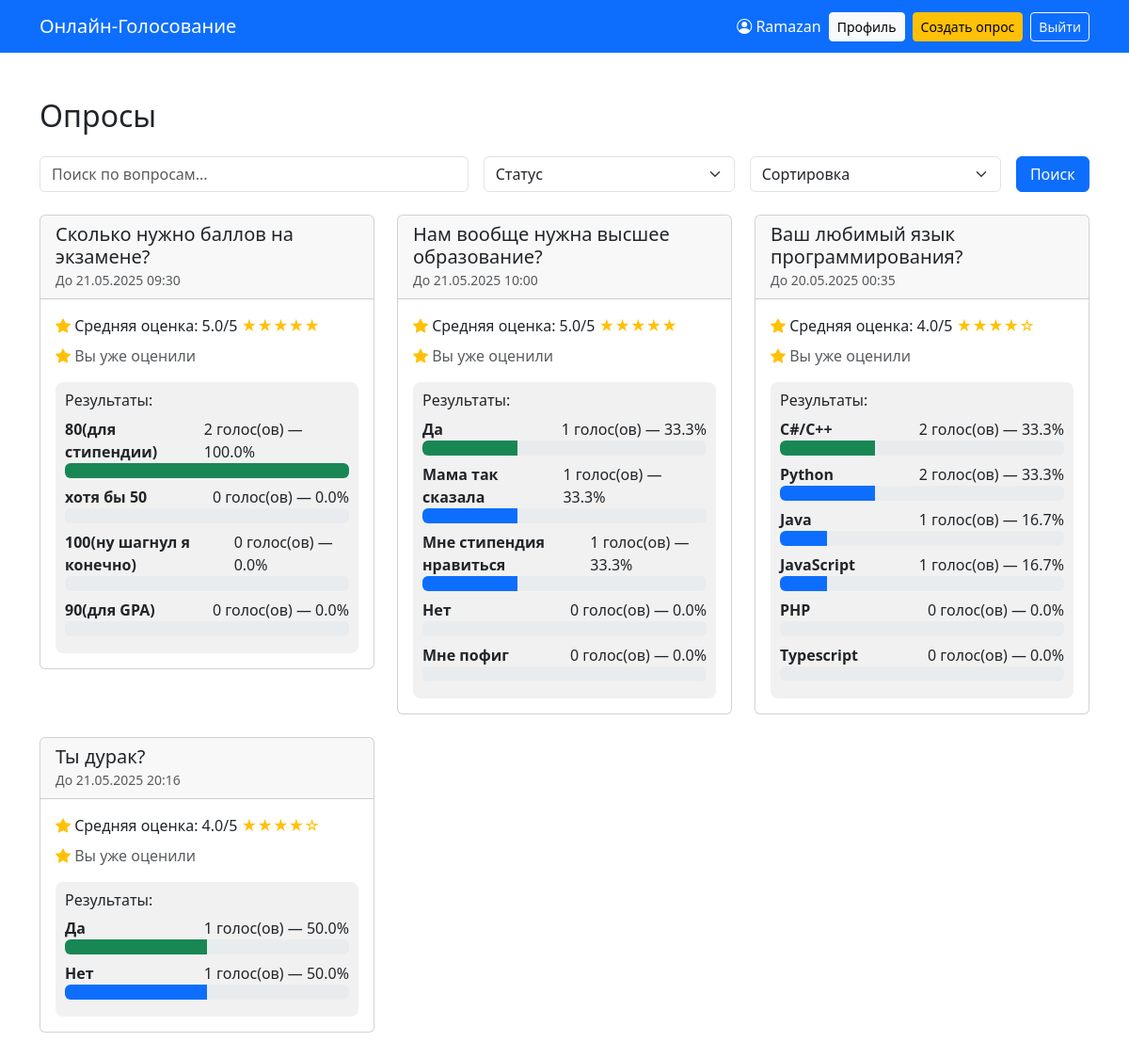
The app's page / (signed in) with its own data.
### polls/models.py (models this page shows, shortened)
class Poll(models.Model):
    question = models.CharField("Вопрос", max_length=255)
    pub_date = models.DateTimeField("Дата публикации", auto_now_add=True)
    end_date = models.DateTimeField("Дата окончания")
    allow_multiple_choices = models.BooleanField("Разрешить множественный выбор", default=False)
    author = models.ForeignKey(User, on_delete=models.CASCADE, verbose_name="Автор")
    image = models.ImageField(
        "Изображение опроса",
        upload_to='poll_images/',
        blank=True,
        null=True,
        validators=[validate_image_size, validate_image_extension]
    )
    class Meta:
        verbose_name = "Опрос"
        verbose_name_plural = "Опросы"
        ordering = ['-pub_date']
    def is_active(self):
        return self.end_date >= timezone.now()
    is_active.boolean = True
    def average_rating(self):
        ratings = self.ratings.all()
        if ratings:
            return round(sum(r.rating_value for r in ratings) / ratings.count(), 1)
        return None

class Rating(models.Model):
    poll = models.ForeignKey(Poll, related_name='ratings', on_delete=models.CASCADE)
    user_name = models.CharField("Имя пользователя", max_length=100, default="anonymous")
    rating_value = models.IntegerField("Оценка", default=0)
    comment = models.TextField("Комментарий", null=True, blank=True)
    created_at = models.DateTimeField("Дата оценки", auto_now_add=True)
    class Meta:
        verbose_name = "Оценка"
        verbose_name_plural = "Оценки"

class Choice(models.Model):
    poll = models.ForeignKey(Poll, related_name='choices', on_delete=models.CASCADE)
    choice_text = models.CharField("Текст варианта", max_length=200)
    class Meta:
        verbose_name = "Вариант ответа"
        verbose_name_plural = "Варианты ответа"

### Online_voting_system/views.py (the view, shortened to what this page needs)
# urls.py: path('', home, name='index'),
@login_required
def home(request):
    query = request.GET.get('q', '')
    poll_status = request.GET.get('status', '')
    sort = request.GET.get('sort')
    polls = Poll.objects.all()
    if query:
        polls = polls.filter(question__icontains=query)
    if poll_status == 'active':
        polls = polls.filter(end_date__gte=timezone.now())
    elif poll_status == 'ended':
        polls = polls.filter(end_date__lt=timezone.now())
    if sort == 'new':
        polls = polls.order_by('-pub_date')
    elif sort == 'old':
        polls = polls.order_by('pub_date')
    elif sort == 'rating':
        polls = sorted(polls, key=lambda p: p.average_rating() or 0, reverse=True)
    voted_poll_ids = Vote.objects.filter(user_name=request.user.username).values_list('poll_id', flat=True)
    rated_poll_ids = Rating.objects.filter(user_name=request.user.username).values_list('poll_id', flat=True)
    poll_results = {}
    for poll in polls:
        votes = poll.votes.all()
        total_votes = votes.count()
        results = []
        for choice in poll.choices.all():
            count = votes.filter(vote_choice=choice).count()
            percent = round((count / total_votes) * 100, 1) if total_votes > 0 else 0
            results.append({
                'text': choice.choice_text,
                'count': count,
                'percent': percent,
            })
        results.sort(key=lambda x: x['count'], reverse=True)
        poll_results[poll.id] = results
    context = {
        'polls': polls,
        'query': query,
        'poll_status': poll_status,
        'sort': sort,
        'voted_poll_ids': list(voted_poll_ids),
        'rated_poll_ids': list(rated_poll_ids),
        'poll_results': poll_results,
    }
    return render(request, 'Online_voting_system/index.html', context)

### polls/templatetags/custom_filters.py (called while the page is built)
@register.filter
def get_item(dictionary, key):
    return dictionary.get(key)

@register.filter
def star_rating(value):
    try:
        value = float(value)
    except:
        return ''
    full_stars = int(value)
    empty_stars = 5 - full_stars
    return '★' * full_stars + '☆' * empty_stars

### templates/Online_voting_system/index.html (shortened to what this page needs)
{% load custom_filters %}
<!DOCTYPE html>
<html lang="ru">
<head>
    <link href="https://cdn.jsdelivr.net/npm/bootstrap@5.3.0/dist/css/bootstrap.min.css" rel="stylesheet">
    <link href="https://cdn.jsdelivr.net/npm/bootstrap-icons@1.10.5/font/bootstrap-icons.css" rel="stylesheet">
</head>
<body>
<nav class="navbar navbar-expand-lg navbar-dark bg-primary">
    <div class="container">
        <a class="navbar-brand" href="{% url 'index' %}">Онлайн-Голосование</a>
        <div class="ms-auto d-flex align-items-center gap-2">
            <span class="text-white"><i class="bi bi-person-circle"></i> {{ user.username }}</span>
            <a href="{% url 'profile' %}" class="btn btn-light btn-sm">Профиль</a>
            <a href="{% url 'create_poll' %}" class="btn btn-warning btn-sm">Создать опрос</a>
            <a href="{% url 'logout' %}" class="btn btn-outline-light btn-sm">Выйти</a>
        </div>
    </div>
</nav>
<div class="container my-5">
    <h2 class="mb-4">Опросы</h2>
    <form method="get" class="row g-3 mb-4">
        <div class="col-md-5">
            <input type="text" name="q" class="form-control" placeholder="Поиск по вопросам..." value="{{ query }}">
        </div>
        <div class="col-md-3">
            <select name="status" class="form-select">
                <option value="">Статус</option>
            </select>
        </div>
        <div class="col-md-3">
            <select name="sort" class="form-select">
                <option value="">Сортировка</option>
            </select>
        </div>
        <div class="col-md-1 d-grid">
            <button class="btn btn-primary" type="submit">Поиск</button>
        </div>
    </form>
    <div class="row">
        {% for poll in polls %}
        <div class="col-12 col-md-6 col-lg-4">
            <div class="card mb-4">
                <div class="card-header">
                    <h5 class="mb-0">{{ poll.question }}</h5>
                    <small class="text-muted">До {{ poll.end_date|date:"d.m.Y H:i" }}</small>
                </div>
                <div class="card-body">
                    {% if poll.average_rating %}
                        <div class="mb-2">
                            <i class="bi bi-star-fill text-warning"></i>
                            Средняя оценка: {{ poll.average_rating }}/5
                            <span class="text-warning">{{ poll.average_rating|star_rating }}</span>
                        </div>
                    {% endif %}
                    {% if poll.id not in rated_poll_ids %}
                        <form method="post" action="{% url 'index' %}" class="d-inline-block mb-3">
                            {% csrf_token %}
                            <input type="hidden" name="poll_id" value="{{ poll.id }}">
                            <div class="d-flex align-items-center gap-2">
                                <select name="rating_value" class="form-select form-select-sm" style="width: auto;">
                                    <option disabled selected>★</option>
                                    {% for i in "12345" %}
                                        <option value="{{ i }}">{{ i }}</option>
                                    {% endfor %}
                                </select>
                                <button type="submit" name="rate_submit" class="btn btn-sm btn-outline-warning">
                                    <i class="bi bi-star"></i> Оценить
                                </button>
                            </div>
                        </form>
                    {% else %}
                        <div class="text-muted mb-3">
                            <i class="bi bi-star-fill text-warning"></i> Вы уже оценили
                        </div>
                    {% endif %}
                    {% if poll.id in voted_poll_ids %}
                        <div class="results-container">
                            <h6>Результаты:</h6>
                            {% with poll_results|get_item:poll.id as results %}
                                {% for result in results %}
                                    <div class="mb-2">
                                        <div class="d-flex justify-content-between">
                                            <span><strong>{{ result.text }}</strong></span>
                                            <span>{{ result.count }} голос(ов) — {{ result.percent }}%</span>
                                        </div>
                                        <div class="progress">
                                            <div class="progress-bar {% if forloop.first %}bg-success{% endif %}"
                                                 role="progressbar"
                                                 style="width: {{ result.percent }}%;"
                                                 aria-valuenow="{{ result.percent }}"
                                                 aria-valuemin="0" aria-valuemax="100">
                                            </div>
                                        </div>
                                    </div>
                                {% endfor %}
                            {% endwith %}
                        </div>
                    {% endif %}
                </div>
            </div>
        </div>
        {% empty %}
            <div class="alert alert-info">Опросов пока нет.</div>
        {% endfor %}
    </div>
</div>
</body>
</html>

### templates/Online_voting_system/index.html (style rules this page uses)
.results-container { background-color: #f1f1f1; padding: 10px; border-radius: 8px; margin-top: 15px; }

### records on screen
Poll: question "Сколько нужно баллов на экзамене?", end_date "21.05.2025 09:30", average_rating "5.0", average_rating|star_rating "★★★★★", shows "Вы уже оценили", count "2" "0" "0" "0", percent "100.0" "0.0" "0.0" "0.0"
Choice: text "80(для стипендии)"
Choice: text "хотя бы 50"
Choice: text "100(ну шагнул я конечно)"
Choice: text "90(для GPA)"
Poll: question "Нам вообще нужна высшее образование?", end_date "21.05.2025 10:00", average_rating "5.0", average_rating|star_rating "★★★★★", shows "Вы уже оценили", count "1" "1" "1" "0" "0", percent "33.3" "33.3" "33.3" "0.0" "0.0"
Choice: text "Да"
Choice: text "Мама так сказала"
Choice: text "Мне стипендия нравиться"
Choice: text "Нет"
Choice: text "Мне пофиг"
Poll: question "Ваш любимый язык программирования?", end_date "20.05.2025 00:35", average_rating "4.0", average_rating|star_rating "★★★★☆", shows "Вы уже оценили", count "2" "2" "1" "1" "0" "0", percent "33.3" "33.3" "16.7" "16.7" "0.0" "0.0"
Choice: text "C#/C++"
Choice: text "Python"
Choice: text "Java"
Choice: text "JavaScript"
Choice: text "PHP"
Choice: text "Typescript"
Poll: question "Ты дурак?", end_date "21.05.2025 20:16", average_rating "4.0", average_rating|star_rating "★★★★☆", shows "Вы уже оценили", count "1" "1", percent "50.0" "50.0"
Choice: text "Да"
Choice: text "Нет"

### other values on screen
{{ user.username }} "Ramazan"
